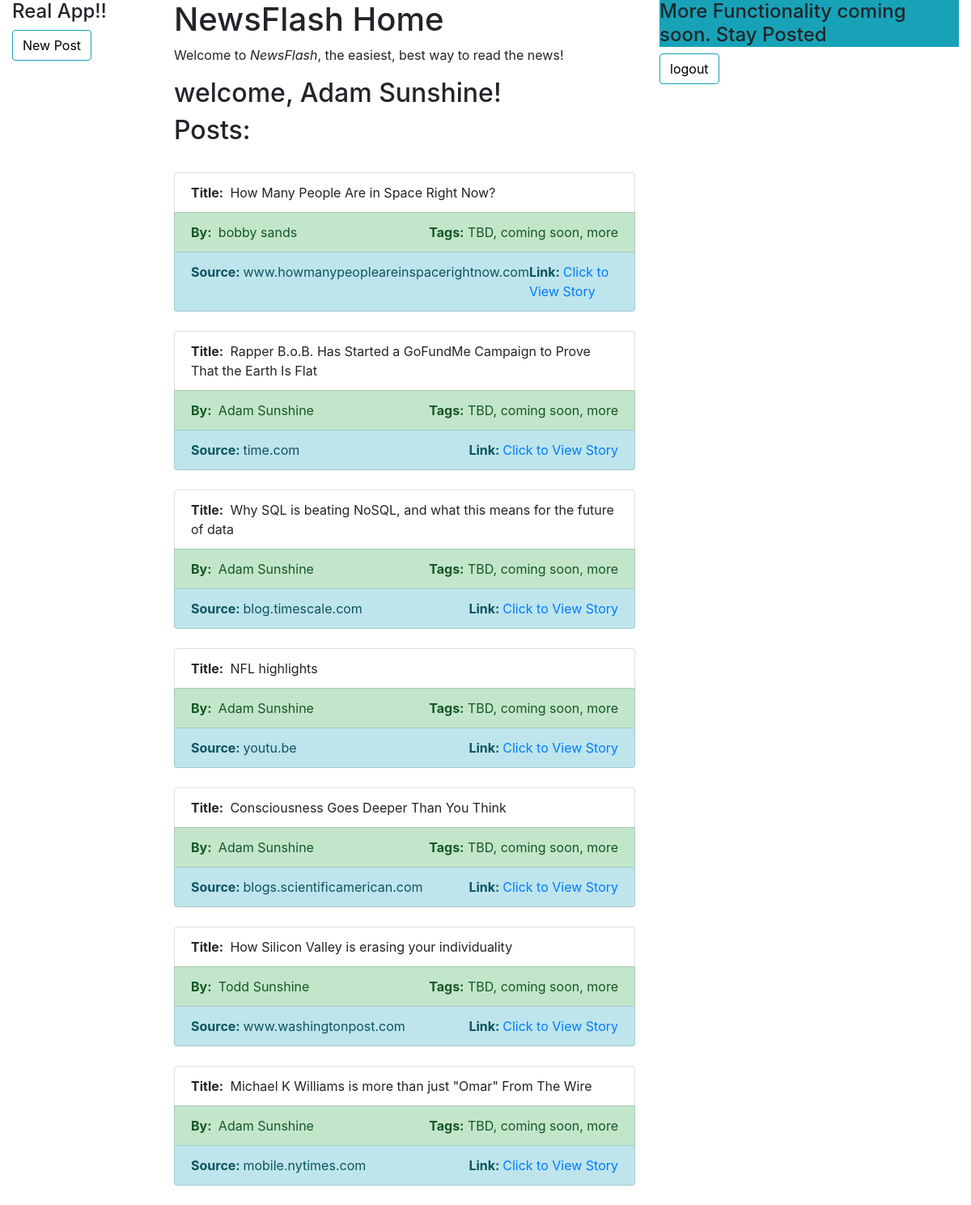
The app's page /flash/ (signed in) with its own data.
### flash/models.py (models this page shows, shortened)
class Author(models.Model):
    user = models.OneToOneField(User, on_delete=models.CASCADE)
    phone_number = models.CharField(max_length=10)
    def __str__(self):
        return '%s %s' % (self.user.first_name, self.user.last_name) #check out how we get the first and last name here - use this in context with displaying user info

class Post(models.Model):
    title = models.CharField(max_length=100)
    author = models.ForeignKey('Author', on_delete=models.SET_NULL, null=True)
    url = models.URLField(max_length=1000)
    source = models.ForeignKey('Source', on_delete=models.CASCADE, null=True)
    created_at = models.DateTimeField(auto_now_add=True)
    class Meta:
         ordering = ['-created_at']

class Source(models.Model):
    base_url = models.CharField(max_length=200, unique=True)
    title = models.CharField(max_length=200)
    def __str__(self):
        return self.title

### flash/views.py (the view)
# urls.py: url(r'^flash/$', index, name='index'),
@login_required()
def index(request):
  current_user = request.user.author
  posts = Post.objects.all()
  return render(
        request,
        'index.html',
        context={'current_user':current_user, 'posts': posts},
    )

### flash/templates/index.html
{% extends "base_generic.html" %}
{% block login %}
<a href="/create" class="btn btn-outline-info" style="color:black;">New Post</a>
{% endblock %}
{% block content %}
<h1>NewsFlash Home</h1>
  <p>Welcome to <em>NewsFlash</em>, the easiest, best way to read the news!</p>
    {%if current_user %}
      <h2>welcome, {{ current_user }}!</h2>
    {% else %}
      <h2>user not found did not work work :/</h2>
    {% endif %}
    <h2>Posts:</h2>
  <br>
  {% for post in posts %}
  <div class="well">
  <ul class="list-group single-post">
    <li class="list-group-item"><strong>Title: </strong>&nbsp;{{ post.title }}</li>
    <li class="list-group-item list-group-item-success d-flex justify-content-between">
      <div><strong>By: </strong>&nbsp;{{ post.author }}</div>
      <div><strong>Tags:</strong>&nbsp;TBD, coming soon, more</div>
    </li>
    <li class="list-group-item list-group-item-info d-flex justify-content-between">
        <div><strong>Source:&nbsp;</strong>{{ post.source }}</div>
        <div>
          <strong>Link:&nbsp;</strong><a href="{{ post.url }}" target="_blank">Click to View Story</a>
        </div>
    </li>
  </ul>
</div>
  <br>
  {% endfor %}
{% endblock %}
{% block logout %}
<a href="/logout" class="btn btn-outline-info" style="color:black;">logout </a>
{% endblock %}

### records on screen
Author: user.last_name "Adam Sunshine"
Post: title "How Many People Are in Space Right Now?", author "bobby sands", source "www.howmanypeopleareinspacerightnow.com"
Post: title "Rapper B.o.B. Has Started a GoFundMe Campaign to Prove That the Earth Is Flat", author "Adam Sunshine", source "time.com"
Post: title "Why SQL is beating NoSQL, and what this means for the future of data", author "Adam Sunshine", source "blog.timescale.com"
Post: title "NFL highlights", author "Adam Sunshine", source "youtu.be"
Post: title "Consciousness Goes Deeper Than You Think", author "Adam Sunshine", source "blogs.scientificamerican.com"
Post: title "How Silicon Valley is erasing your individuality", author "Todd Sunshine", source "www.washingtonpost.com"
Post: title "Michael K Williams is more than just \"Omar\" From The Wire", author "Adam Sunshine", source "mobile.nytimes.com"
